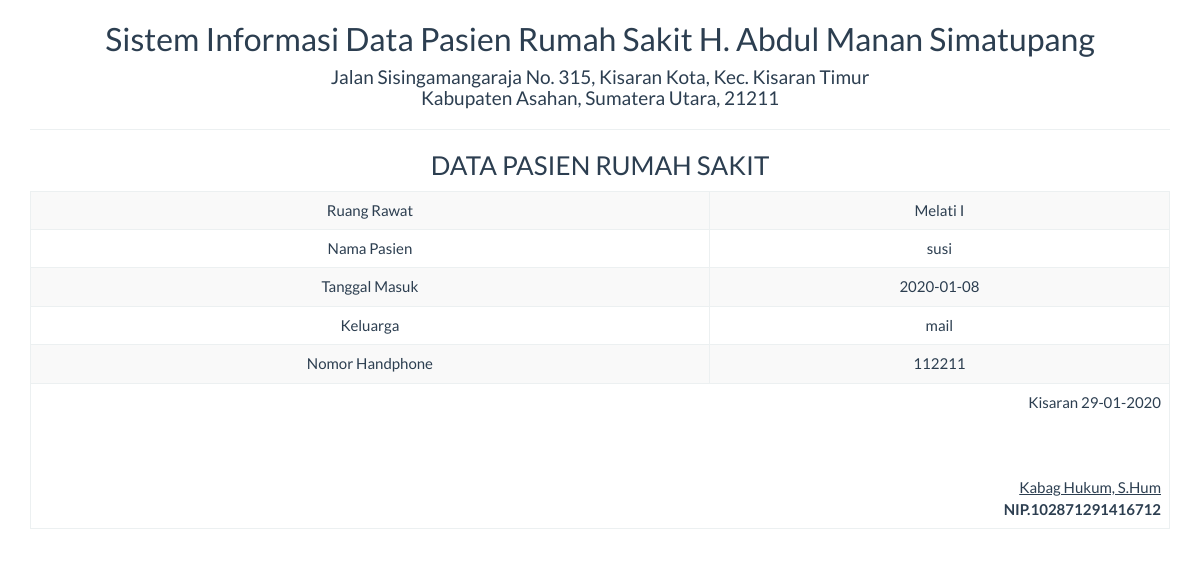
Page /report/peminjaman_satu.php?id=6 on the committed database.
### tables this page shows
CREATE TABLE IF NOT EXISTS `data_pasien` (
  `id` int(5) NOT NULL,
  `ruang_rawat` varchar(30) NOT NULL,
  `no_pasien` varchar(10) NOT NULL,
  `nama_pasien` varchar(50) NOT NULL,
  `no_hp` int(12) NOT NULL,
  `alamat` varchar(100) NOT NULL,
  `keluarga` varchar(50) NOT NULL,
  `tgl_masuk` date NOT NULL,
  `status` varchar(25) NOT NULL,
  `keterangan` varchar(25) NOT NULL
);

### report/peminjaman_satu.php (the view, shortened to what this page needs)
<!DOCTYPE html>
<html>
    <head>
        <link href="../Assets/css/bootstrap.min.css" rel="stylesheet" type="text/css"/>
    </head>
    <body onload="print()">
        <?php
        include '../config/koneksi.php';
        $sql = "SELECT * FROM data_pasien WHERE id='" . $_GET ['id'] . "'";
        $query = mysqli_query($koneksi, $sql) or die("SQL Detail error");
        $data = mysqli_fetch_array($query);
        ?>
        <div class="container">
            <div class='row'>
                <div class="col-sm-12">
                    <div class="text-center">
                        <h2>Sistem Informasi Data Pasien Rumah Sakit H. Abdul Manan Simatupang </h2>
                        <h4>Jalan Sisingamangaraja No. 315, Kisaran Kota, Kec. Kisaran Timur<br> Kabupaten Asahan, Sumatera Utara, 21211</h4>
                        <hr>
                        <h3>DATA PASIEN RUMAH SAKIT</h3>
                        <table class="table table-bordered table-striped table-hover">
                            <tbody>
								<tr>
                                    <td>Ruang Rawat</td> <td><?= $data['ruang_rawat'] ?></td>
                                </tr>
                                <tr>
                                    <td>Nama Pasien</td> <td><?= $data['nama_pasien'] ?></td>
                                </tr>
                                <tr>
                                    <td>Tanggal Masuk</td> <td><?= $data['tgl_masuk'] ?></td>
                                </tr>
                                <tr>
                                    <td>Keluarga</td> <td><?= $data['keluarga'] ?></td>
                                </tr>
								<tr>
                                    <td>Nomor Handphone</td> <td><?= $data['no_hp'] ?></td>
                                </tr>
                            </tbody>
                            <tfoot>
                                <tr>
                                    <td colspan="2" class="text-right">
                                        Kisaran  <?= date("d-m-Y") ?>
                                        <br><br><br><br>
                                        <u>Kabag Hukum, S.Hum<strong></u><br>
                                        NIP.102871291416712
									</td>
								</tr>
							</tfoot>
                        </table>
                    </div>
                </div>
            </div>
    </body>
</html>

### rows in the picture
data_pasien: ruang_rawat "Melati I", nama_pasien "susi", tgl_masuk "2020-01-08", keluarga "mail", no_hp "112211"
